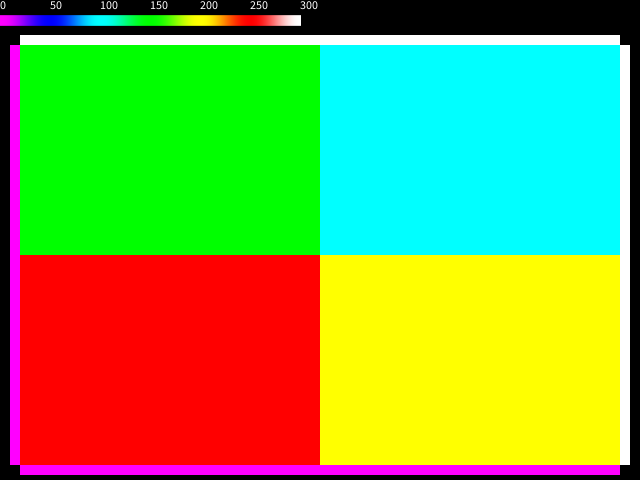
Frame 1 (no input)
Frame 60 (the mouse pressed at the canvas centre just before this capture): identical to frame 1, image omitted
Frame 120 (the mouse held since frame 60 and released just before this capture): identical to frame 1, image omitted

The Processing sketch that drew this single still picture (run headless with seeded random() and noise(); from frame 60 on, the mouse is pressed at the canvas centre):

// Processing sketch: aip061
// ── aip061.pde
int N=42;  // セルの縦の数
int M=60;  // セルの横の数

int XOrig=10;    // 描画原点
int YOrig=35;  
float mag=10;    // セル１個あたりの大きさ

void setup() {
  size(640, 480);
  InitCell(src);  //全セル初期化
}

float [][] src = new float[N+2][M+2];

void draw() {
  background(0);
  DrawThermoBar();  //温度のカラーバーを表示
  DrawAllCell(src); //全セル描画
  if(frameCount==1) save("3MI37-06-1.PNG");
}

//全セルを描画
void DrawAllCell(float [][] data) {
  noStroke();
  //境界条件を描画
  for (int i=1; i<=N; i++) {
    DrawCell(i, 0, data[i][0]);     // 左壁
    DrawCell(i, M+1, data[i][M+1]); // 右壁
  }
  for (int j=1; j<=M; j++) {
    DrawCell(0, j, data[0][j]);     // 上壁
    DrawCell(N+1, j, data[N+1][j]); // 下壁
  }
  // シミュレーション対象のセルを描画
  for (int i=1; i<=N; i++) {
    for (int j=1; j<=M; j++) {
      DrawCell(i, j, data[i][j]);
    }
  }
}

//全セルを初期化
void InitCell(float [][] data) {
  // 境界条件を初期化
  for (int i=1; i<=N; i++) {
    data[i][0]=0.0;     // 左壁
    data[i][M+1]=300.0;     // 右壁
  }
  for (int j=1; j<=M; j++) {
    data[0][j]=300.0;       // 上壁
    data[N+1][j]=0.0;     // 下壁
  }
  // シミュレーション対象のセルを初期化
  for (int i=1; i<=N; i++) {
    for (int j=1; j<=M; j++) {
      if (i<=N/2) {
        data[i][j]=100.0;
      } else {
        data[i][j]=200.0;
      }
      if (j<=M/2) {
        data[i][j]+=50.0;
      }
    }
  }
}

// 温度のカラーバーを表示
void DrawThermoBar(){
  textAlign(LEFT,TOP);
  for (int x=0; x<=300; x++) {
    color c=Temp2Color(map(x, 0, 300, 0, 1.0));
    stroke(c);
    line(x, 15, x, 25);
    fill(255);
    if(x%50==0) text(str(x), x, 0);
  }
}


// i行j列のセルを温度tempで描画
void DrawCell(int i, int j, float temp) {
  fill(Temp2Color(map(temp, 0, 300, 0, 1))); //写像して色に変換
  PVector v1=TransCoord(new PVector(j, i));  // (x, y)に変換
  rect(v1.x, v1.y, mag, mag);                // 描画
}


// セル番号(j, i)をグラフィックス座標(x, y)に変換
PVector TransCoord(PVector p){
  p.mult(mag);         // i,jが1違うとmag離れる
  p.add(XOrig, YOrig); // XOrig, YOrig に平行移動
  return p;
}

// t値 0..1.0 を色に変換
color Temp2Color(float t) {
  color c;
  t=t+1e-5;
  int val = int((0.5-0.5*cos(t*6.0*PI)) * 256.0);
  if (t < 0.0) {
    c=color(255, 0, 255);           //　紫
  } else if (t < 1.0/6.0) {
    c=color(255-val, 0, 255);       //　紫→青
  } else if (t < 2.0/6.0) {
    c=color(0, 255-val, 255);       //　青→水色
  } else if (t < 3.0/6.0) {
    c=color(0, 255, 255-val);       //　水色→緑
  } else if (t < 4.0/6.0) {
    c=color(255-val, 255, 0);       //　緑→黄色
  } else if (t < 5.0/6.0) {
    c=color(255, 255-val, 0);       //　黄色→赤
  } else if (t < 6.0/6.0) {
    c=color(255, 255-val, 255-val); //　赤→白
  } else {
    c=color(255, 255, 255);         //　白
  }
  return c;
}
